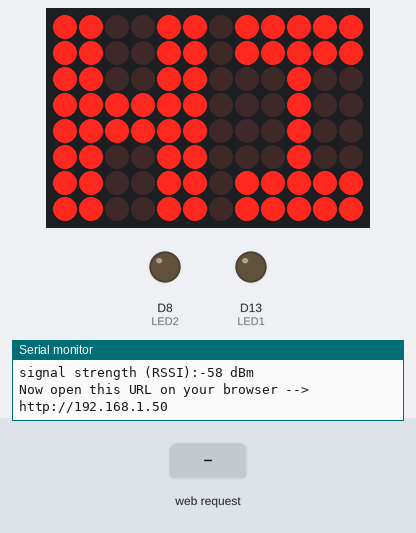
Recording of a sketch running on a simulated Arduino Uno R4 WiFi. Shown: 12×8 LED matrix, output pins drawn as LEDs (lit = HIGH), the last lines printed to the serial monitor. The inputs (shaded band) are chosen by the test bench. WiFi joins after 1.5 s; servers stay silent unless stated.

Above: at 12.7 s.
12.8 s: HTTP request GET /ledon1 received
At 13.8 s:
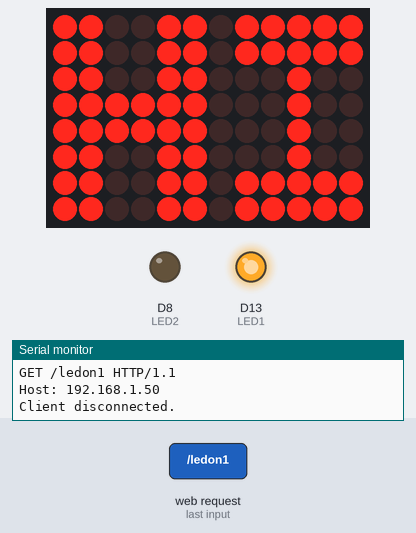
14.3 s: HTTP request GET /ledon2 received
At 14.9 s:
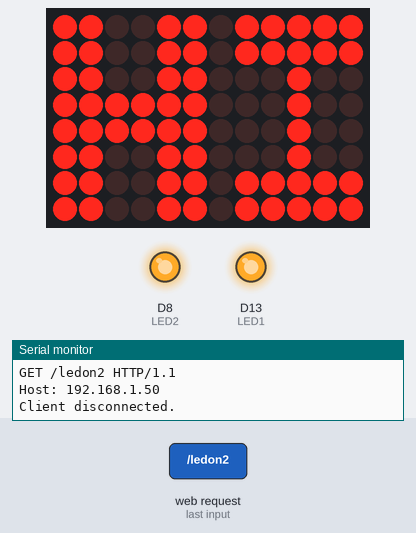
15.8 s: HTTP request GET /ledoff1 received
At 16.1 s:
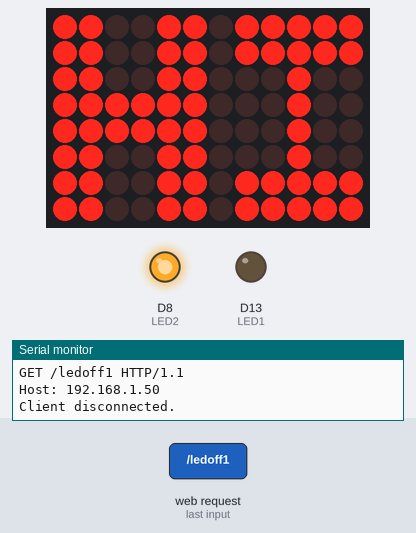
17.3 s: HTTP request GET /ledoff2 received
At 18.5 s:
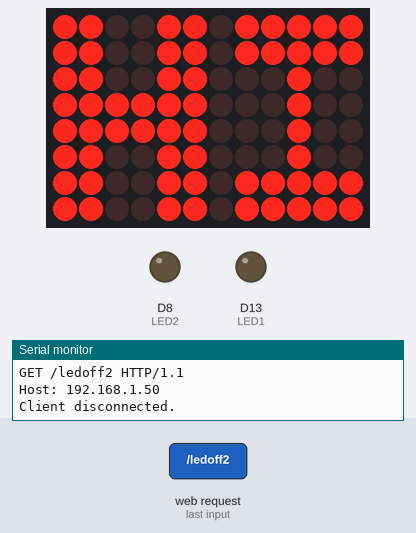
Timing chart, 0 to 19.8 s (numbered marks = the images above; inputs shaded):
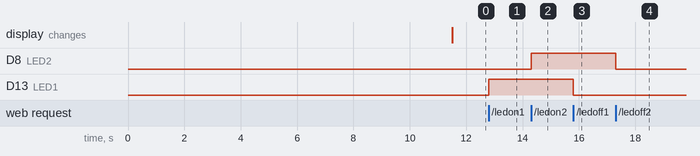

The sketch:

2led_web_server.ino
```cpp
#include "Arduino_LED_Matrix.h"
#include "WiFiS3.h"

#define LED1 13
#define LED2 8

ArduinoLEDMatrix matrix;

const uint32_t hi[] = {
  0xcdfcdfcc,
  0x4fc4fc4c,
  0xc4cdfcdf,
  66
};

char ssid[] = "TP-Link_1936"; //Enter your WIFI SSID
char pass[] = "97792710";   //Enter your WIFI password
int keyIndex = 0;      // your network key index number (needed only for WEP)

String output1 = "off";
String output2 = "off";
String header;

unsigned long currentTime = millis();
unsigned long previousTime = 0;
const long timeoutTime = 2000;

int status = WL_IDLE_STATUS;
WiFiServer server(80);

void setup() {
  Serial.begin(9600);
  matrix.begin();

  // set the LED pins to OUTPUT
  pinMode(LED1, OUTPUT);
  pinMode(LED2, OUTPUT);

  // Turn off LEDs initially
  digitalWrite(LED1, LOW);
  digitalWrite(LED2, LOW);

  if (WiFi.status() == WL_NO_MODULE) {
    Serial.println("Communication with WiFi module failed!");
    while (true);
  }

  String fv = WiFi.firmwareVersion();
  if (fv < WIFI_FIRMWARE_LATEST_VERSION) {
    Serial.println("Please upgrade the firmware");
  }

  while (status != WL_CONNECTED) {
    Serial.print("Network named: ");
    Serial.println(ssid);
    status = WiFi.begin(ssid, pass);
    delay(10000);
  }
  server.begin();
  printWifiStatus();
}

void loop() {
  webServer();
  LEDMatrix();
  delay(0.01);
}

void LEDMatrix() {
  matrix.loadFrame(hi);
}

void webServer() {
  WiFiClient client = server.available();
  if (client) {
    Serial.println("New Client.");
    String currentLine = "";
    currentTime = millis();
    previousTime = currentTime;
    while (client.connected() && currentTime - previousTime <= timeoutTime) {
      currentTime = millis();
      if (client.available()) {
        char c = client.read();
        Serial.write(c);
        header += c;
        if (c == '\n') {
          if (currentLine.length() == 0) { // this is triggered when you get to the end of the GET request header
            // Serial.write("test");
            client.println(
              "HTTP/1.1 200 OK"
              "Content-type:text/html"
              "Connection: close"
              "\n"
            );

            if (header.indexOf("GET /ledon1") >= 0) {
              output1 = "on";
              digitalWrite(LED1, HIGH);
            } else if (header.indexOf("GET /ledoff1") >= 0) {
              output1 = "off";
              digitalWrite(LED1, LOW);
            }
            if (header.indexOf("GET /ledon2") >= 0) {
              output2 = "on";
              digitalWrite(LED2, HIGH);
            } else if (header.indexOf("GET /ledoff2") >= 0) {
              output2 = "off";
              digitalWrite(LED2, LOW);
            }

            client.println(
              "<!DOCTYPE html><html>"
              "<head><meta name=\"viewport\" content=\"width=device-width, initial-scale=1\">"
              "<link rel=\"icon\" href=\"data:,\">"
              "<style>html { font-family: Helvetica; display: inline-block; margin: 0px auto; text-align: center;}"
              ".on { background-color: #FF0000; border: 5px; color: white; padding: 16px 40px; border-radius: 20px;"
              "text-decoration: none; font-size: 30px; margin: 2px; cursor: pointer;}"
              ".off {background-color: #000000;border: 5px; color: white; padding: 16px 40px; border-radius: 20px;"
              "text-decoration: none; font-size: 30px; margin: 2px; cursor: pointer;}</style></head>"
            );

            client.println("<body><h1>technolab electronics</h1>");

            client.println("<p>LED1 " + output1 + "</p>");
            if (output1 == "off") {
              client.println("<p><a href=\"/ledon1\"><button class=\"off\">Turn ON</button></a></p>");
            } else {
              client.println("<p><a href=\"/ledoff1\"><button class=\"on\">Turn OFF</button></a></p>");
            }

            client.println("<p>LED2 " + output2 + "</p>");
            if (output2 == "off") {
              client.println("<p><a href=\"/ledon2\"><button class=\"off\">Turn ON</button></a></p>");
            } else {
              client.println("<p><a href=\"/ledoff2\"><button class=\"on\">Turn OFF</button></a></p>");
            }

            client.println("</body></html>");

            client.println();
            break;
          } else {
            currentLine = "";
          }
        } else if (c != '\r') {
          currentLine += c;
        }
      }
    }
    header = "";
    client.stop();
    Serial.println("Client disconnected.");
    Serial.println("");
  }
}

void printWifiStatus() {
  Serial.print("SSID: ");
  Serial.println(WiFi.SSID());

  IPAddress ip = WiFi.localIP();
  Serial.print("IP Address: ");
  Serial.println(ip);

  long rssi = WiFi.RSSI();
  Serial.print("signal strength (RSSI):");
  Serial.print(rssi);
  Serial.println(" dBm");

  Serial.print("Now open this URL on your browser --> http://");
  Serial.println(ip);
}
```

Measured:
- after the input at 12.8 s, D13 (LED1): LOW → HIGH at once
- after the input at 14.3 s, D8 (LED2): LOW → HIGH at once
- after the input at 15.8 s, D13 (LED1): HIGH → LOW at once
- after the input at 17.3 s, D8 (LED2): HIGH → LOW at once
